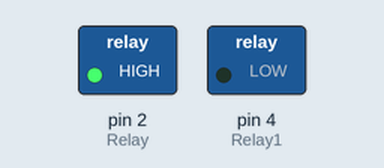
Simulated run of this sketch. Board: Arduino Uno, built with avr-gcc and run on an emulated ATmega328P. Parts: switched loads named in the sketch (green lamp = pin HIGH).

Above: at 0.5 s.
At 2.5 s:
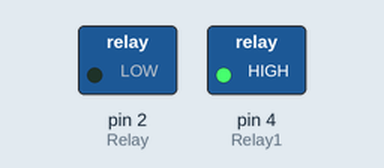
At 3.5 s:
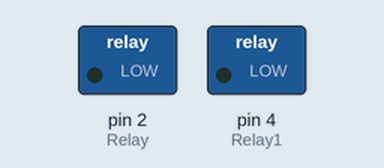
Timing chart, 0 to 5.2 s (numbered marks = the images above):
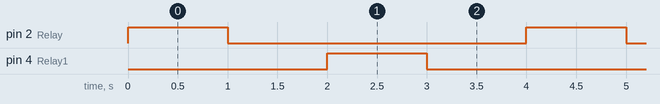

The sketch:

rele.ino
```cpp
int Relay1 = 4;
int Relay = 2;
void setup()
{
  pinMode(Relay, OUTPUT);
  pinMode(Relay1, OUTPUT);

}

void loop()
{
  digitalWrite(Relay, HIGH);   // реле включено
  delay(1000);
  digitalWrite(Relay,LOW);  // реле выключено
  delay(1000);
  digitalWrite(Relay1, HIGH);   // реле включено
  delay(1000);
  digitalWrite(Relay1,LOW);  // реле выключено
  delay(1000);
}
```

Measured:
- by itself, pin 2 (Relay), pin 4 (Relay1): alternates HIGH for 1.0 s and LOW for 3.0 s
- by itself, everything shown: repeats every 4.0 s, in 4 steps
